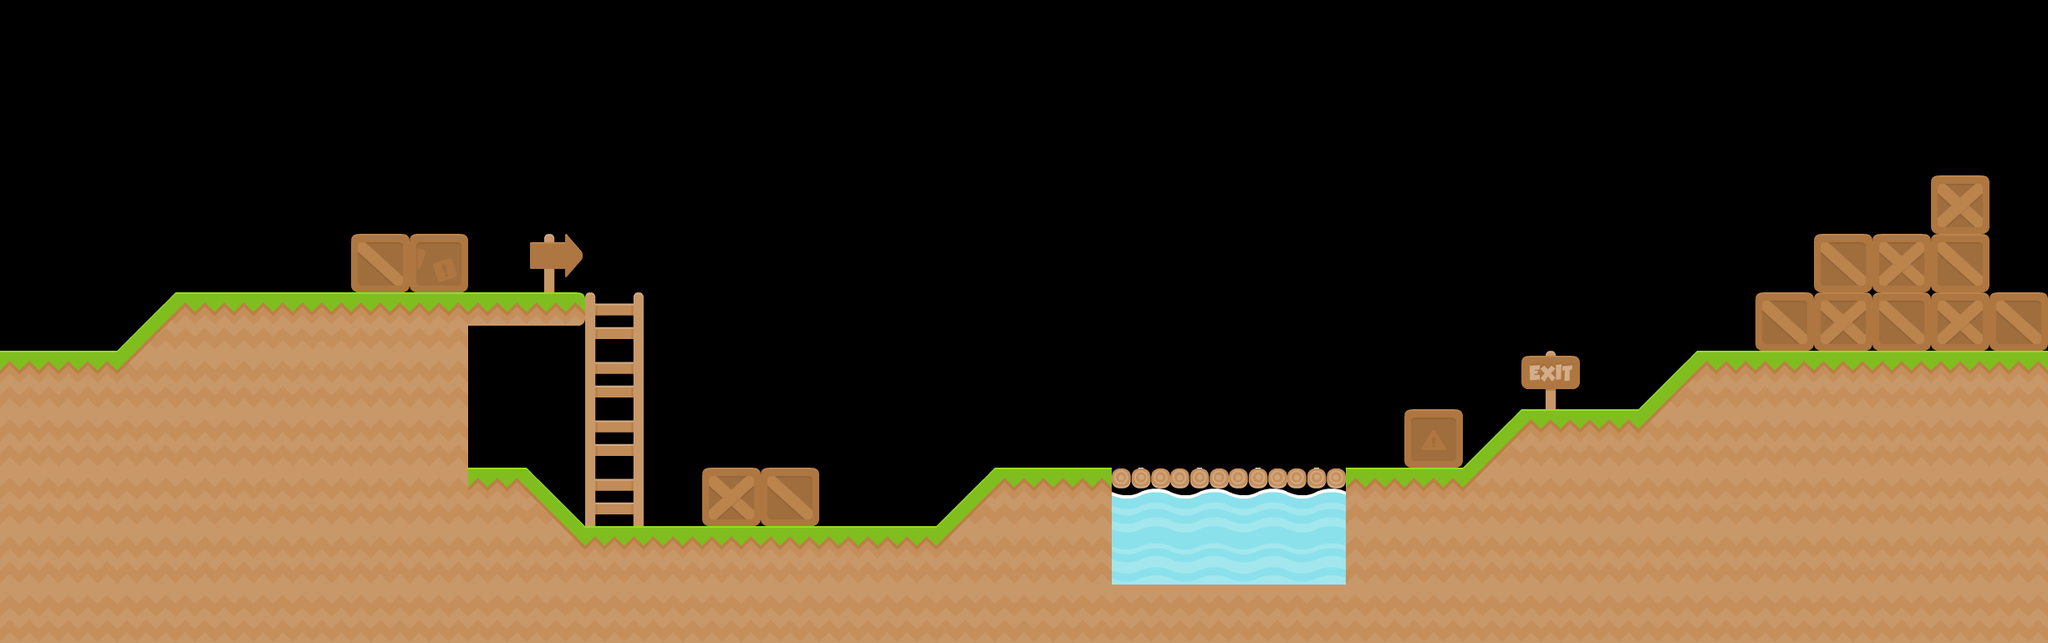

Below is a game level as drawn by its tile map, then a one-line description and the .tmx file that defines it, in full:
An orthogonal 35x11 tile map with 70x70 px tiles, 4 tile layers (Colliders, Ladders, Water, Decorations).

<map version="1.5" tiledversion="1.6.0" orientation="orthogonal" renderorder="right-down" width="35" height="11" tilewidth="70" tileheight="70" infinite="0" nextlayerid="6" nextobjectid="1">
 <tileset firstgid="1" name="tiles" tilewidth="70" tileheight="70" spacing="4" margin="1" tilecount="156" columns="12">
  <image source="../../../images/spritesheets/tiles.png" trans="ff00ff" width="886" height="960" />
 </tileset>
 <layer id="1" name="Colliders" width="35" height="11">
  <data encoding="csv">
0,0,0,0,0,0,0,0,0,0,0,0,0,0,0,0,0,0,0,0,0,0,0,0,0,0,0,0,0,0,0,0,0,0,0,
0,0,0,0,0,0,0,0,0,0,0,0,0,0,0,0,0,0,0,0,0,0,0,0,0,0,0,0,0,0,0,0,0,0,0,
0,0,0,0,0,0,0,0,0,0,0,0,0,0,0,0,0,0,0,0,0,0,0,0,0,0,0,0,0,0,0,0,0,0,0,
0,0,0,0,0,0,0,0,0,0,0,0,0,0,0,0,0,0,0,0,0,0,0,0,0,0,0,0,0,0,0,0,0,133,0,
0,0,0,0,0,0,145,110,0,0,0,0,0,0,0,0,0,0,0,0,0,0,0,0,0,0,0,0,0,0,0,145,133,145,0,
0,0,33,104,104,104,104,104,57,45,0,0,0,0,0,0,0,0,0,0,0,0,0,0,0,0,0,0,0,0,145,133,145,133,145,
104,104,21,153,153,153,153,153,0,0,0,0,0,0,0,0,0,0,0,0,0,0,0,0,0,0,0,0,33,104,104,104,104,104,104,
153,153,153,153,153,153,153,153,0,0,0,0,0,0,0,0,0,0,0,0,0,0,0,0,37,33,104,104,21,153,153,153,153,153,153,
153,153,153,153,153,153,153,153,104,9,0,0,133,145,0,0,33,104,104,1073741949,1073741949,1073741949,1073741949,104,104,21,153,153,153,153,153,153,153,153,153,
153,153,153,153,153,153,153,153,153,152,104,104,104,104,104,104,21,153,153,0,0,0,0,153,153,153,153,153,153,153,153,153,153,153,153,
153,153,153,153,153,153,153,153,153,153,153,153,153,153,153,153,153,153,153,153,153,153,153,153,153,153,153,153,153,153,153,153,153,153,153
</data>
 </layer>
 <layer id="4" name="Ladders" width="35" height="11">
  <data encoding="csv">
0,0,0,0,0,0,0,0,0,0,0,0,0,0,0,0,0,0,0,0,0,0,0,0,0,0,0,0,0,0,0,0,0,0,0,
0,0,0,0,0,0,0,0,0,0,0,0,0,0,0,0,0,0,0,0,0,0,0,0,0,0,0,0,0,0,0,0,0,0,0,
0,0,0,0,0,0,0,0,0,0,0,0,0,0,0,0,0,0,0,0,0,0,0,0,0,0,0,0,0,0,0,0,0,0,0,
0,0,0,0,0,0,0,0,0,0,0,0,0,0,0,0,0,0,0,0,0,0,0,0,0,0,0,0,0,0,0,0,0,0,0,
0,0,0,0,0,0,0,0,0,0,0,0,0,0,0,0,0,0,0,0,0,0,0,0,0,0,0,0,0,0,0,0,0,0,0,
0,0,0,0,0,0,0,0,0,0,20,0,0,0,0,0,0,0,0,0,0,0,0,0,0,0,0,0,0,0,0,0,0,0,0,
0,0,0,0,0,0,0,0,0,0,32,0,0,0,0,0,0,0,0,0,0,0,0,0,0,0,0,0,0,0,0,0,0,0,0,
0,0,0,0,0,0,0,0,0,0,32,0,0,0,0,0,0,0,0,0,0,0,0,0,0,0,0,0,0,0,0,0,0,0,0,
0,0,0,0,0,0,0,0,0,0,32,0,0,0,0,0,0,0,0,0,0,0,0,0,0,0,0,0,0,0,0,0,0,0,0,
0,0,0,0,0,0,0,0,0,0,0,0,0,0,0,0,0,0,0,0,0,0,0,0,0,0,0,0,0,0,0,0,0,0,0,
0,0,0,0,0,0,0,0,0,0,0,0,0,0,0,0,0,0,0,0,0,0,0,0,0,0,0,0,0,0,0,0,0,0,0
</data>
 </layer>
 <layer id="2" name="Water" width="35" height="11">
  <data encoding="csv">
0,0,0,0,0,0,0,0,0,0,0,0,0,0,0,0,0,0,0,0,0,0,0,0,0,0,0,0,0,0,0,0,0,0,0,
0,0,0,0,0,0,0,0,0,0,0,0,0,0,0,0,0,0,0,0,0,0,0,0,0,0,0,0,0,0,0,0,0,0,0,
0,0,0,0,0,0,0,0,0,0,0,0,0,0,0,0,0,0,0,0,0,0,0,0,0,0,0,0,0,0,0,0,0,0,0,
0,0,0,0,0,0,0,0,0,0,0,0,0,0,0,0,0,0,0,0,0,0,0,0,0,0,0,0,0,0,0,0,0,0,0,
0,0,0,0,0,0,0,0,0,0,0,0,0,0,0,0,0,0,0,0,0,0,0,0,0,0,0,0,0,0,0,0,0,0,0,
0,0,0,0,0,0,0,0,0,0,0,0,0,0,0,0,0,0,0,0,0,0,0,0,0,0,0,0,0,0,0,0,0,0,0,
0,0,0,0,0,0,0,0,0,0,0,0,0,0,0,0,0,0,0,0,0,0,0,0,0,0,0,0,0,0,0,0,0,0,0,
0,0,0,0,0,0,0,0,0,0,0,0,0,0,0,0,0,0,0,0,0,0,0,0,0,0,0,0,0,0,0,0,0,0,0,
0,0,0,0,0,0,0,0,0,0,0,0,0,0,0,0,0,0,0,103,103,103,103,0,0,0,0,0,0,0,0,0,0,0,0,
0,0,0,0,0,0,0,0,0,0,0,0,0,0,0,0,0,0,0,44,44,44,44,0,0,0,0,0,0,0,0,0,0,0,0,
0,0,0,0,0,0,0,0,0,0,0,0,0,0,0,0,0,0,0,0,0,0,0,0,0,0,0,0,0,0,0,0,0,0,0
</data>
 </layer>
 <layer id="3" name="Decorations" width="35" height="11">
  <data encoding="csv">
0,0,0,0,0,0,0,0,0,0,0,0,0,0,0,0,0,0,0,0,0,0,0,0,0,0,0,0,0,0,0,0,0,0,0,
0,0,0,0,0,0,0,0,0,0,0,0,0,0,0,0,0,0,0,0,0,0,0,0,0,0,0,0,0,0,0,0,0,0,0,
0,0,0,0,0,0,0,0,0,0,0,0,0,0,0,0,0,0,0,0,0,0,0,0,0,0,0,0,0,0,0,0,0,0,0,
0,0,0,0,0,0,0,0,0,0,0,0,0,0,0,0,0,0,0,0,0,0,0,0,0,0,0,0,0,0,0,0,0,0,0,
0,0,0,0,0,0,0,0,0,41,0,0,0,0,0,0,0,0,0,0,0,0,0,0,0,0,0,0,0,0,0,0,0,0,0,
0,0,0,0,0,0,0,0,0,0,0,0,0,0,0,0,0,0,0,0,0,0,0,0,0,0,0,0,0,0,0,0,0,0,0,
0,0,0,0,0,0,0,0,0,0,0,0,0,0,0,0,0,0,0,0,0,0,0,0,0,0,65,0,0,0,0,0,0,0,0,
0,0,0,0,0,0,0,0,0,0,0,0,0,0,0,0,0,0,0,0,0,0,0,0,0,0,0,0,0,0,0,0,0,0,0,
0,0,0,0,0,0,0,0,0,0,0,0,0,0,0,0,0,0,0,0,0,0,0,0,0,0,0,0,0,0,0,0,0,0,0,
0,0,0,0,0,0,0,0,0,0,0,0,0,0,0,0,0,0,0,0,0,0,0,0,0,0,0,0,0,0,0,0,0,0,0,
0,0,0,0,0,0,0,0,0,0,0,0,0,0,0,0,0,0,0,0,0,0,0,0,0,0,0,0,0,0,0,0,0,0,0
</data>
 </layer>
</map>
